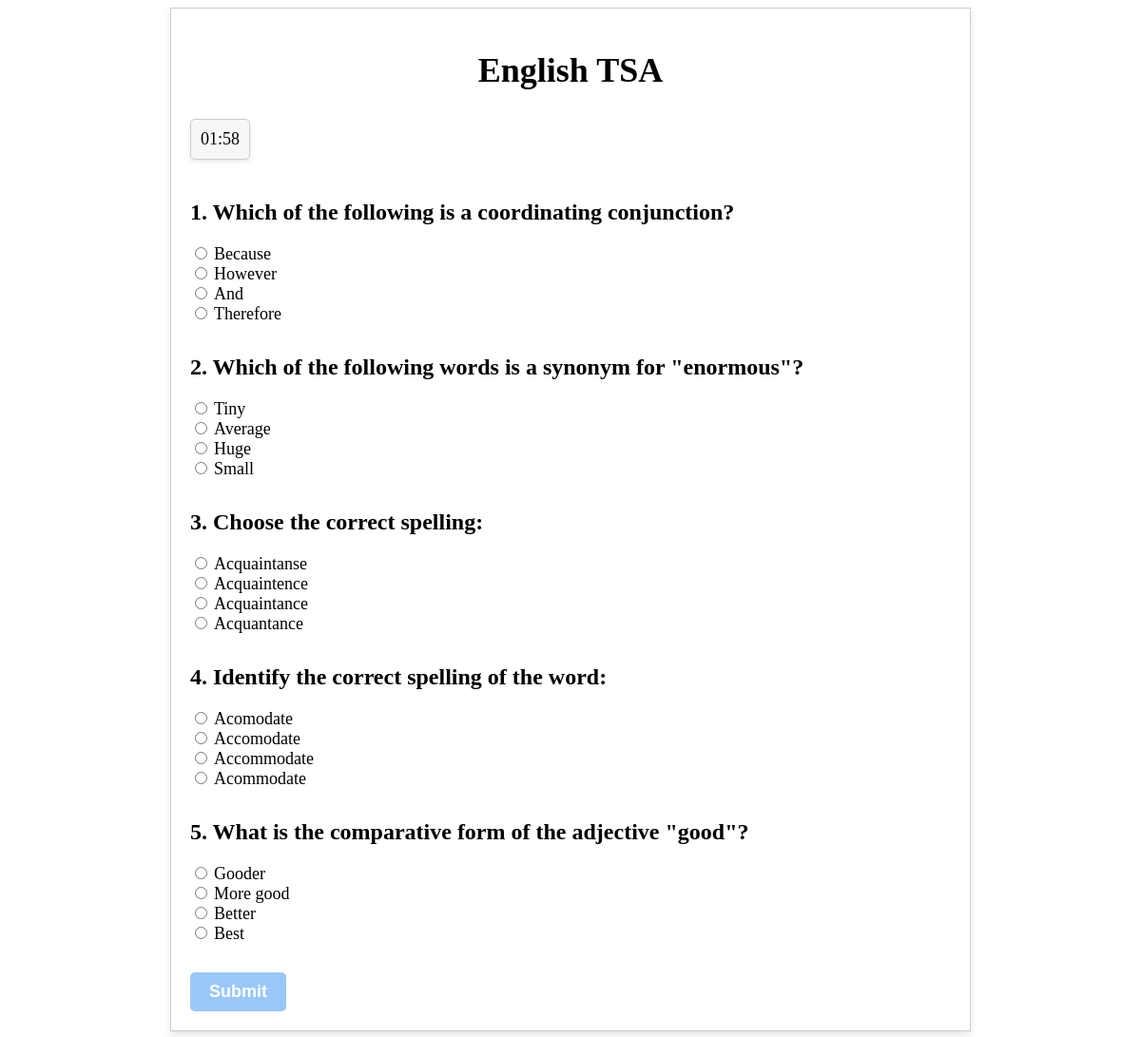
The app's page /Tsa_as.php?subject_id=1 with its own data.
### tables this page shows
CREATE TABLE `tblsubjects` (
  `id` int(11) NOT NULL,
  `subject` varchar(50) NOT NULL,
  `passing_criteria` float NOT NULL
);

CREATE TABLE `tsa_questions` (
  `id` int(11) UNSIGNED NOT NULL,
  `question` varchar(1500) NOT NULL,
  `option1` varchar(500) NOT NULL,
  `option2` varchar(500) NOT NULL,
  `option3` varchar(500) NOT NULL,
  `option4` varchar(500) NOT NULL,
  `correct_answer` varchar(500) NOT NULL,
  `subject` varchar(500) NOT NULL,
  `marks` int(11) NOT NULL,
  `created_at` timestamp NOT NULL DEFAULT current_timestamp(),
  `updated_at` timestamp NOT NULL DEFAULT current_timestamp() ON UPDATE current_timestamp()
);

### Tsa_as.php (the view, shortened to what this page needs)
<?php
include('./dbcon.php');
if (isset($_GET['subject_id'])) {
  $subject_id = $_GET['subject_id'];
  $sql = "SELECT * FROM tblsubjects WHERE id = $subject_id";
  $result = mysqli_query($con, $sql);
  $subject = mysqli_fetch_assoc($result);
  if ($subject) {
    $sql = "SELECT * FROM tsa_questions WHERE subject = '{$subject['subject']}'";
    $result = mysqli_query($con, $sql);
    $questions = mysqli_fetch_all($result, MYSQLI_ASSOC);
    shuffle($questions);
  }
}
?>
<!DOCTYPE html>
<html>
<head>
    <link rel="stylesheet" type="" href="./css/tsa_as_style.css">
</head>
<body>
<div class="container">
    <?php if (isset($subject)): ?>
        <h1><?php echo $subject['subject']; ?> TSA</h1>
        <div class="timer">
            <span id="timer"></span>
        </div>
        <form method="post" action="tsa_quiz_result.php">
            <?php foreach ($questions as $index => $question): ?>
                <div class="form-group">
                    <h4><?php echo ($index + 1) . '. ' . $question['question']; ?></h4>
                    <?php $options = array($question['option1'], $question['option2'], $question['option3'], $question['option4']); shuffle($options); ?>
                    <?php foreach ($options as $option) : ?>
                        <div class="form-check">
                            <input class="form-check-input" type="radio" name="question_<?php echo $question['id']; ?>" id="option_<?php echo $option; ?>" value="<?php echo $option; ?>" required>
                            <label class="form-check-label" for="option_<?php echo $option; ?>"><?php echo $option; ?></label>
                        </div>
                    <?php endforeach; ?>
                </div>
            <?php endforeach; ?>
            <button type="submit" class="btn btn-primary">Submit</button>
        </form>
    <?php else: ?>
        <p>Invalid subject selected.</p>
    <?php endif; ?>
</div>
</body>
</html>

### css/tsa_as_style.css (style rules this page uses)
.container { max-width: 800px; margin: 0 auto; padding: 20px; border: 1px solid #ccc; box-shadow: 0 4px 8px rgba(0, 0, 0, 0.1); }
h1 { font-size: 36px; font-weight: bold; text-align: center; margin-bottom: 30px; }
.form-group { margin-bottom: 30px; }
h4 { font-size: 24px; font-weight: bold; margin-bottom: 20px; }
.form-check-label { font-size: 18px; font-weight: normal; }
.btn { font-size: 18px; font-weight: bold; padding: 10px 20px; background-color: #9ac7f7; color: #fff; border: none; border-radius: 5px; cursor: pointer; transition: all 0.2s ease-in-out; }
.timer { font-size: 18px; text-align: left; margin-bottom: 10px; border: 1px solid #ccc; border-radius: 5px; padding: 10px; box-shadow: 0 2px 4px rgba(0, 0, 0, 0.1); background-color: #f7f7f7; display: inline-block; }

### records on screen
tblsubjects: subject "English"
tsa_questions: question "Which of the following is a coordinating conjunction?", option3 "Because", option2 "However", option "And", option4 "Therefore"
tsa_questions: question "Which of the following words is a synonym for \"enormous\"?", option1 "Tiny", option3 "Average", option2 "Huge", option4 "Small"
tsa_questions: question "Choose the correct spelling:", option4 "Acquaintanse", option1 "Acquaintence", option "Acquaintance", option3 "Acquantance"
tsa_questions: question "Identify the correct spelling of the word:", option4 "Acomodate", option1 "Accomodate", option "Accommodate", option2 "Acommodate"
tsa_questions: question "What is the comparative form of the adjective \"good\"?", option1 "Gooder", option4 "More good", option "Better", option3 "Best"
